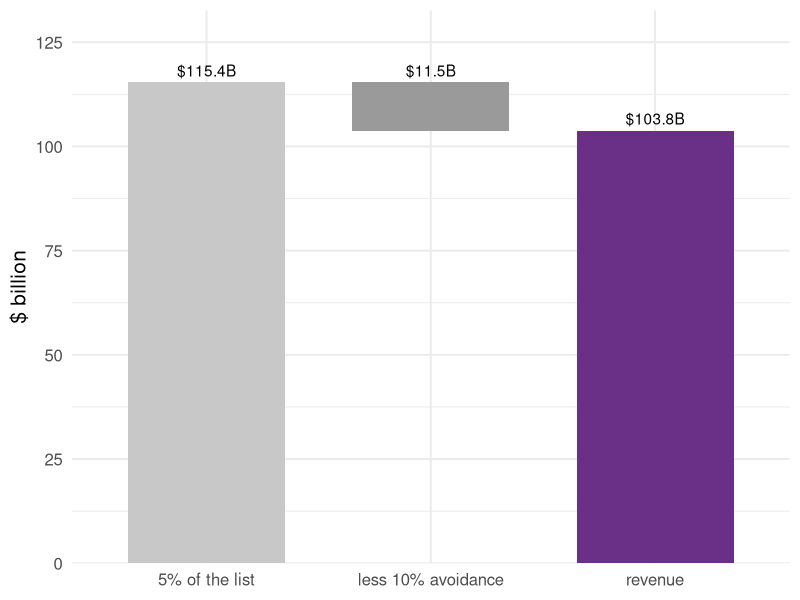
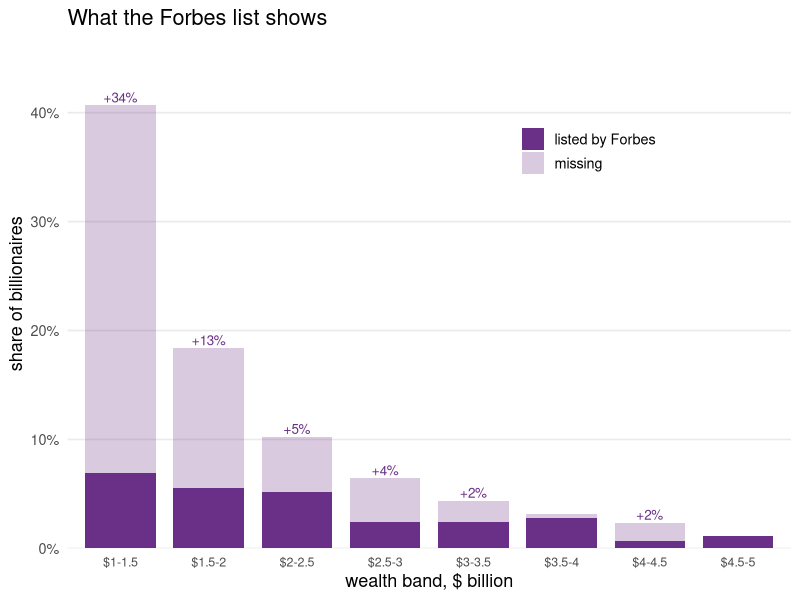
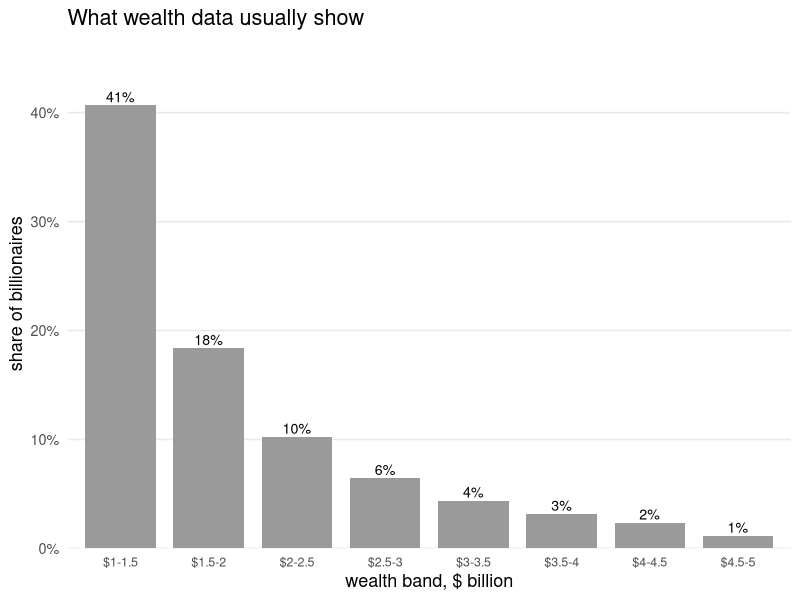
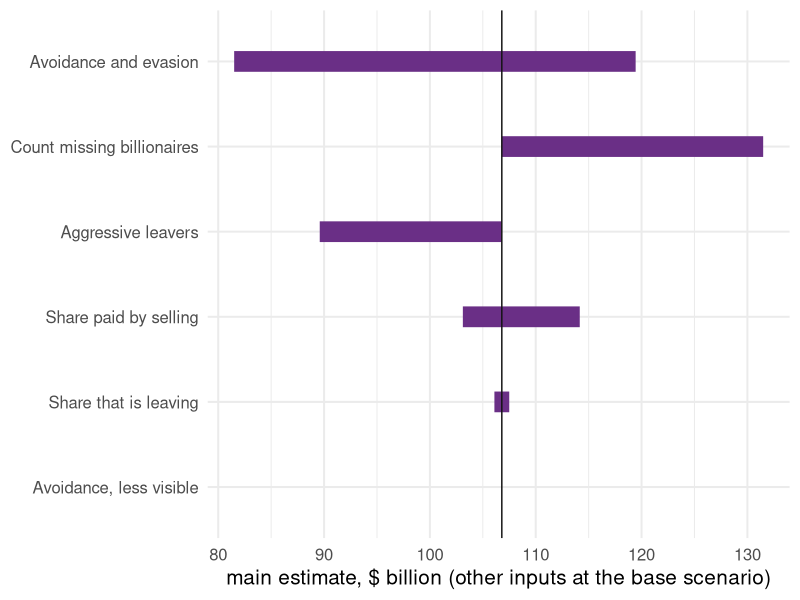

Reproduce these figures in R, in order.
## ---- chunk 1
knitr::opts_chunk$set(
  echo = FALSE, fig.align = "center",
  fig.width = 10, fig.height = 4.2, dpi = 150,
  message = FALSE, warning = FALSE
)
library(ggplot2)
theme_set(theme_minimal(base_size = 15))

# Every number in this deck is read from the CSVs the targets pipeline writes
# (bsz-analysis/_targets.R: site_tab5_csv, site_tab5_printed_csv, site_inputs_csv,
# site_grid_csv, site_leavers_csv). Nothing below is retyped.
t5  <- read.csv("../data/tab5.csv")
t5p <- read.csv("../data/tab5-vs-printed.csv")   # each Table 5 cell beside the digit the paper prints
wt_printed <- t5p$printed[t5p$column == "wealth_tax_revenue" & t5p$row == 1]   # row 1, PDF p.39
stopifnot(length(wt_printed) == 1)
ins <- read.csv("../data/inputs.csv", stringsAsFactors = FALSE)
grd <- read.csv("../data/grid.csv")
lv  <- read.csv("../data/leavers.csv", stringsAsFactors = FALSE)
tst <- read.csv("../data/test-results.csv", stringsAsFactors = FALSE)
W0 <- t5$wealth[1]; n0 <- t5$n_billionaires[1]
C  <- -t5$annual_ca_inctax_loss[1] / 0.05
a  <- t5$avoidance_rate[1]; m <- 0.5   # alpha and the movers' share of it (inputs.csv)
stopifnot(abs(a - 0.10) < 1e-9, abs(-a * m * C - t5$annual_ca_inctax_loss[1]) < 1e-9)
pct <- function(x, d = 0) paste0(formatC(100 * x, format = "f", digits = d), "%")
par <- read.csv("../data/pareto.csv"); ps <- read.csv("../data/pareto-summary.csv")
a_s <- 0.20                       # avoidance for the added, less visible fortunes (inputs.csv)
dW  <- t5$wealth[2] - W0          # wealth row 2 adds to the 1 July base
add_tax <- 0.05 * (1 - a_s) * dW; phase <- 0.025 * ps$fraction_in_phasein * dW
stopifnot(abs(t5$wealth_tax_revenue[1] + add_tax - phase - t5$wealth_tax_revenue[2]) < 1e-6)
bn <- function(x, d = 1) formatC(x, format = "f", digits = d, big.mark = ",")
row1 <- with(grd, avoidance == 0.10 & mobility_share == 0.5 & avoidance_small == 0.2 &
                  abs(sell_share - 1/3) < 1e-9 & pareto == 0 & leavers == 0)
## ---- chunk 2
d <- data.frame(
  step = factor(c("5% of the list", "less 10% avoidance", "revenue"),
                levels = c("5% of the list", "less 10% avoidance", "revenue")),
  value = c(0.05 * W0, -(0.05 * W0 - t5$wealth_tax_revenue[1]), t5$wealth_tax_revenue[1]))
d$start <- c(0, 0.05 * W0, 0); d$end <- d$start + d$value
ggplot(d, aes(x = step, xmin = as.numeric(step) - 0.35, xmax = as.numeric(step) + 0.35,
              ymin = start, ymax = end, fill = step)) +
  geom_rect() +
  geom_text(aes(y = pmax(start, end), label = paste0("$", bn(abs(value)), "B")), vjust = -0.5) +
  scale_y_continuous(expand = expansion(mult = c(0, 0.15))) +
  scale_fill_manual(values = c("#c8c8c8", "#9a9a9a", "#6a2f86"), guide = "none") +
  labs(x = NULL, y = "$ billion")
## ---- chunk 3
# Billionaires in each $0.5B wealth band from $1B to $5B: the Forbes list (15 April 2026) and the
# Pareto tail fitted above $4.5B. Counts are differences of "number above the cutoff".
cuts <- seq(1, 5, by = 0.5)
band <- function(n) { v <- n[match(cuts, par$threshold_b)]; head(v, -1) - tail(v, -1) }
lab_b <- paste0("$", head(cuts, -1), "-", tail(cuts, -1))
bands <- data.frame(b = factor(lab_b, levels = lab_b),
                    forbes = band(par$n_above_threshold_emp), pareto = band(par$n_above_threshold_proj))
stopifnot(abs(sum(bands$pareto) - (ps$total_count_proj - par$n_above_threshold_emp[par$threshold_b == 5])) < 1e-6)
# Shares of the 617 billionaires a Pareto tail puts above $1B, in both panels, so the left
# panel can stack what Forbes lists (solid) and what it misses (transparent) up to the Pareto bar.
bands$forbes_sh <- bands$forbes / ps$total_count_proj
bands$pareto_sh <- bands$pareto / ps$total_count_proj
bands$miss_sh   <- pmax(bands$pareto_sh - bands$forbes_sh, 0)
ymax <- max(bands$pareto_sh) * 1.15
hfig <- function(y, col, ttl) {
  ggplot(data.frame(b = bands$b, y = y), aes(b, y)) +
    geom_col(fill = col, width = 0.8) + geom_text(aes(label = pct(y)), vjust = -0.3, size = 3.6) +
    scale_y_continuous(limits = c(0, ymax), expand = expansion(mult = c(0, 0)),
                       labels = function(x) paste0(round(100 * x), "%")) +
    labs(x = "wealth band, $ billion", y = "share of billionaires", title = ttl) +
    theme_minimal(base_size = 13) +
    theme(panel.grid.minor = element_blank(), panel.grid.major.x = element_blank(),
          axis.text.x = element_text(size = 9))
}
## ---- chunk 4
st <- rbind(data.frame(b = bands$b, y = bands$forbes_sh, part = "listed by Forbes"),
            data.frame(b = bands$b, y = bands$miss_sh,   part = "missing"))
st$part <- factor(st$part, levels = c("missing", "listed by Forbes"))
ggplot(st, aes(b, y, fill = part, alpha = part)) +
  geom_col(width = 0.8, fill = "#6a2f86") +
  geom_text(data = subset(bands, miss_sh > 0.005), inherit.aes = FALSE,
            aes(b, pareto_sh, label = paste0("+", pct(miss_sh))), vjust = -0.3, size = 3.4, colour = "#6a2f86") +
  scale_alpha_manual(values = c("missing" = 0.25, "listed by Forbes" = 1), name = NULL,
                     guide = guide_legend(override.aes = list(fill = "#6a2f86"), reverse = TRUE)) +
  scale_y_continuous(limits = c(0, ymax), expand = expansion(mult = c(0, 0)),
                     labels = function(x) paste0(round(100 * x), "%")) +
  labs(x = "wealth band, $ billion", y = "share of billionaires", title = "What the Forbes list shows") +
  guides(fill = "none") +
  theme_minimal(base_size = 13) +
  theme(panel.grid.minor = element_blank(), panel.grid.major.x = element_blank(),
        axis.text.x = element_text(size = 9), legend.position = "inside",
        legend.position.inside = c(0.72, 0.78))
## ---- chunk 5
hfig(bands$pareto_sh, "#9a9a9a", "What wealth data usually show")
## ---- chunk 6
x <- lv
x$name <- tools::toTitleCase(x$name)
x$timing <- ifelse(grepl("^pre", x$timing), "before 1 Jan", "later")
x$wealth <- bn(x$wealth)
x$annual_inctax_loss <- bn(x$annual_inctax_loss, 3)
names(x) <- c("Person", "Left", "Wealth $B", "Inc. tax lost $B/yr")
knitr::kable(x, format = "html", align = "llrr")
## ---- chunk 7
# Present value of the yearly loss over BSZ's 5-year horizon at one rate, 3%, the middle
# of the JR analysis's 1.5%-4.5% range. The comparison overview averages over that range
# instead (comparison/R/model.R); the two agree to within $0.01B, checked here.
ann <- function(r, H = 5) (1 - (1 + r)^(-H)) / r
f5  <- ann(0.03)
ls_ <- read.csv("../../../comparison/export/r/loss.csv")
loss <- -t5$annual_ca_inctax_loss
stopifnot(abs(loss[1] * f5 - ls_$pv_5yr[ls_$source_id == "bsz_row1"]) < 0.01,
          abs(loss[3] * f5 - ls_$pv_5yr[ls_$source_id == "bsz_row3"]) < 0.01)
lab <- c("Base", "Missing billionaires", "Leavers", "Missing + leavers")
d <- data.frame(
  Scenario = lab,
  wt = paste0("$", bn(t5$wealth_tax_revenue, 1), "B"),
  it = paste0("+$", bn(t5$extra_ca_inctax_sales, 2), "B"),
  l5 = paste0("&minus;$", bn(loss * f5, 2), "B"),
  tot = paste0("$", bn(t5$wealth_tax_revenue + t5$extra_ca_inctax_sales - loss * f5, 1), "B"))
en <- read.csv("../../../comparison/export/r/ends.csv")
stopifnot(abs(t5$wealth_tax_revenue[1] + t5$extra_ca_inctax_sales[1] - loss[1] * f5 -
              en$bsz_model[en$horizon_setting == "own" & en$output == "b"]) < 0.01)
d[1, ] <- paste0("<b>", d[1, ], "</b>")
d$tot[1] <- paste0('<span style="display:inline-block; border:1.2px solid #111111; ',
                   'padding:1px 6px; font-weight:700;">$', bn(t5$wealth_tax_revenue[1] + t5$extra_ca_inctax_sales[1] - loss[1] * f5, 1),
                   'B<br><span style="font-size:70%; color:#111111;">MAIN ESTIMATE<sup>1</sup></span></span>')
knitr::kable(d, format = "html", escape = FALSE, align = "lrrrr",
  col.names = c("Scenario", "Wealth tax collected<br>(once)",
                "Extra income tax<br>from selling assets<br>(once)",
                "Income tax lost<br>(present value, 5 years)",
                "<b>Total</b>"))
## ---- chunk 8
keys <- c(avoidance = "Avoidance and evasion", mobility_share = "Share that is leaving",
          avoidance_small = "Avoidance, less visible", sell_share = "Share paid by selling",
          pareto = "Count missing billionaires", leavers = "Aggressive leavers")
# The main estimate: wealth tax + extra income tax - present value of the yearly income
# tax loss over 5 years at 3% (as on the bottom-line slide), for every cell of the grid.
pv5 <- (1 - 1.03^(-5)) / 0.03
grd$net <- grd$wealth_tax_revenue + grd$extra_ca_inctax_sales + grd$annual_ca_inctax_loss * pv5
base <- grd[row1, ]
stopifnot(abs(base$net - (t5$wealth_tax_revenue[1] + t5$extra_ca_inctax_sales[1] +
                          t5$annual_ca_inctax_loss[1] * pv5)) < 1e-9)
rows <- do.call(rbind, lapply(names(keys), function(k) {
  keep <- Reduce(`&`, lapply(setdiff(names(keys), k), function(o) abs(grd[[o]] - base[[o]]) < 1e-9))
  data.frame(input = keys[[k]], lo = min(grd$net[keep]), hi = max(grd$net[keep]))
}))
rows$input <- factor(rows$input, levels = rows$input[order(rows$hi - rows$lo)])
guess <- c("Avoidance and evasion", "Share that is leaving", "Avoidance, less visible",
           "Share paid by selling", "Aggressive leavers")   # origin labels: data/inputs.csv
movers <- as.character(rows$input[rows$hi - rows$lo > 1e-9 & rows$input %in% guess])
ggplot(rows, aes(y = input)) +
  geom_segment(aes(x = lo, xend = hi, yend = input), linewidth = 7, colour = "#6a2f86") +
  geom_vline(xintercept = base$net, colour = "#111111") +
  labs(x = "main estimate, $ billion (other inputs at the base scenario)", y = NULL)
## ---- chunk 9
x <- par[par$threshold_b %in% c(10, 4.5, 3, 2, 1), ]
x <- x[order(-x$threshold_b), ]
knitr::kable(data.frame(
  Cutoff = paste0("$", x$threshold_b, "B"),
  People = x$n_above_threshold_emp,
  Wealth = bn(x$wealth_above_threshold, 0),
  Average = paste0("$", bn(x$wealth_above_threshold / x$n_above_threshold_emp, 2), "B"),
  b = bn(x$pareto_b_emp, 2)),
  format = "html", align = "lrrrr", table.attr = 'style="font-size:80%"',
  col.names = c("Cutoff", "People above it", "Their wealth, $B", "Average fortune", "b"))
## ---- chunk 10
y <- par[par$threshold_b %in% c(4.5, 2, 1), ]
y <- y[order(-y$threshold_b), ]
stopifnot(abs(par$n_above_threshold_emp[par$threshold_b == 4.5] * 4.5^ps$pareto_a - ps$total_count_proj) < 1e-6)
knitr::kable(data.frame(paste0("$", y$threshold_b, "B"), y$n_above_threshold_emp,
                        bn(y$n_above_threshold_proj, 0)),
  format = "html", align = "lrr", table.attr = 'style="font-size:85%"',
  col.names = c("Cutoff", "Forbes lists", "Pareto tail implies"))
